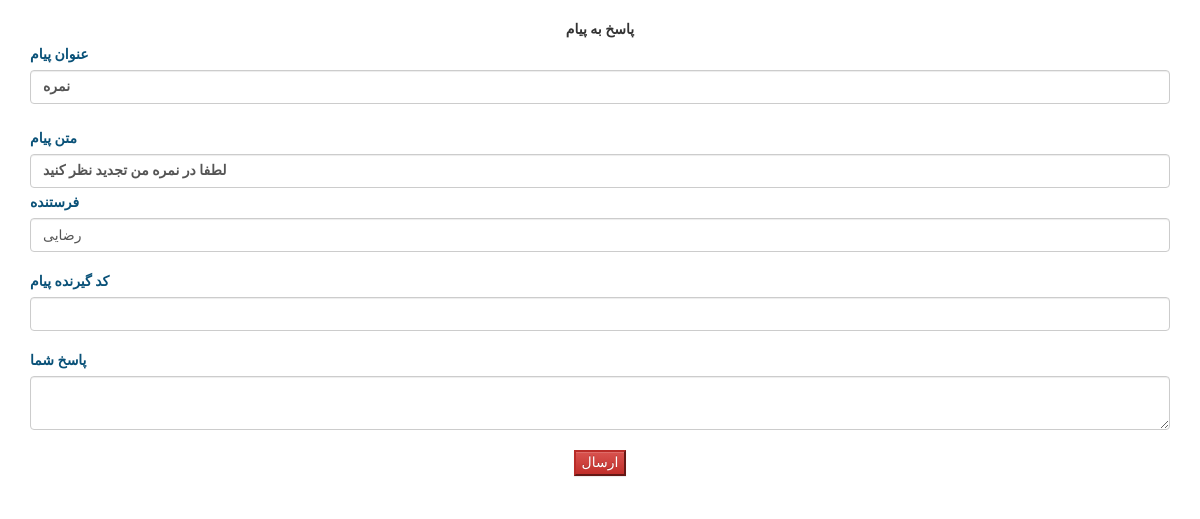
/teachers/repmessage.php?id=8 (signed in), run on the app's committed database.
### tables this page shows
CREATE TABLE `message` (
  `id` int(11) NOT NULL,
  `sendid` varchar(4) NOT NULL,
  `reciever` varchar(50) NOT NULL,
  `matn` varchar(512) NOT NULL,
  `onvan` varchar(30) NOT NULL,
  `type` varchar(150) NOT NULL
);

CREATE TABLE `students` (
  `id` int(11) NOT NULL,
  `name` varchar(15) NOT NULL,
  `family` varchar(15) NOT NULL,
  `age` int(3) NOT NULL,
  `address` varchar(50) NOT NULL,
  `tell` varchar(11) NOT NULL,
  `username` varchar(50) NOT NULL,
  `password` varchar(50) NOT NULL
);

### teachers/repmessage.php (the view, shortened to what this page needs)
<!doctype html>
<html>
<head>
</head>
<?php
include "../funcs/connect.php";
?>
<body>
<div class=" container">
<form class="form-group" method="get" action="rep2.php">
<?php
$sql="SELECT * FROM `message` WHERE `message`.`id` = ?";
$result=$connect->prepare($sql);
$result->bindvalue(1,$_GET["id"]);
$result->execute();
foreach($result as $rows)
{
	echo "<br>";
	echo "<center><label>پاسخ به پیام </label></center>";
	echo "<label><font color=#095178>عنوان پیام </font></label><label type=text class=form-control form-group >".$rows["onvan"]."</label>";
	echo "<br>";
	echo "<label><font color=#095178>متن پیام </font></label><label type=text class=form-control form-group>".$rows["matn"]." </label>";
$sql2="SELECT family FROM `students` WHERE `students`.`id` = ".$rows["sendid"]."";
$result2=$connect->query($sql2);
foreach($result2 as $rows2)
{
	echo "<label><font color=#095178>فرستنده </font></label><input type=text class=form-control form-group name=reciever id=reciever value=".$rows2["family"].">";
	echo "<br>";
	echo "<label><font color=#095178>کد گیرنده پیام </font></label><input type=text class=form-control form-group name=send id=send value=".$_GET["sendid"].">";
}
	echo "<br>";
	echo "<label><font color=#095178>پاسخ شما</font></label><textarea class=form-control form-group id=matn name=matn></textarea>";
	echo "<br>";
	echo "<center><input type=submit id=btnsend name=btnsend value=ارسال پاسخ  class=btn-danger></center>";
}
?>
</form>
</div>
</body>
<link rel="stylesheet" href="../bootstrap/css/bootstrap.min.css">
<link rel="stylesheet" href="../bootstrap/css/bootstrap-theme.min.css">
</html>

### teachers/repmessage.php (style rules this page uses)
body { font-family:"B Homa" !important; }

### data on the page
message: onvan "نمره", matn "لطفا در نمره من تجدید نظر کنید"
students: reciever "رضایی"
